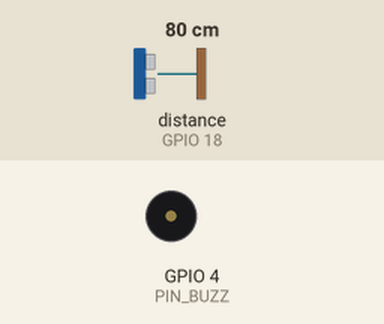
Simulated run of this sketch. Board: ESP32. Parts: buzzer (waves = sounding). Wiring (inferred from the names in the program): ultrasonic range finder: trigger GPIO 25; echo GPIO 18. The test bench sets the inputs (shaded band); at power-on: distance to the obstacle (sensor on GPIO 18) 80 cm. The echo pulse lasts 58.3 µs per cm; what the sketch prints to the serial monitor is not drawn.

Above: at 1.4 s.
1.5 s: distance to the obstacle (sensor on GPIO 18) set to 7 cm
At 1.64 s:
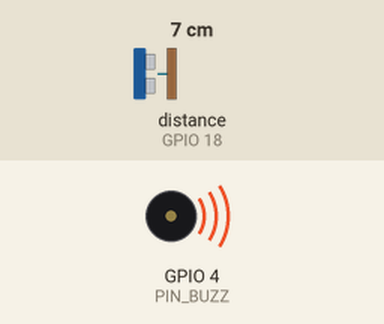
4.5 s: distance to the obstacle (sensor on GPIO 18) set to 4 cm
At 4.79 s:
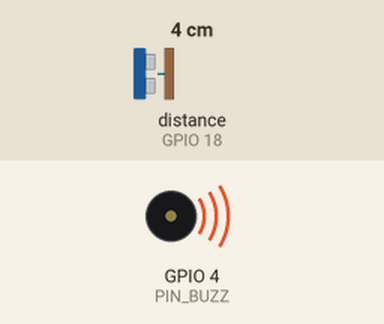
7.5 s: distance to the obstacle (sensor on GPIO 18) set to 95 cm
At 8.1 s:
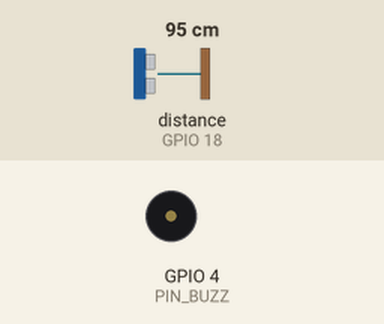
10.5 s: distance to the obstacle (sensor on GPIO 18) set to 105 cm
At 11.2 s:
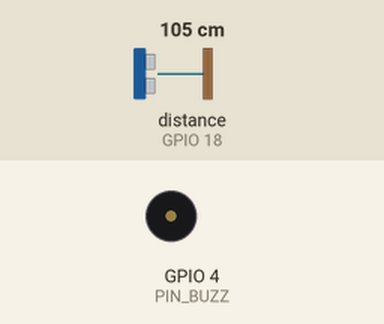
13.0 s: distance to the obstacle (sensor on GPIO 18) set to 2 cm
At 13.77 s:
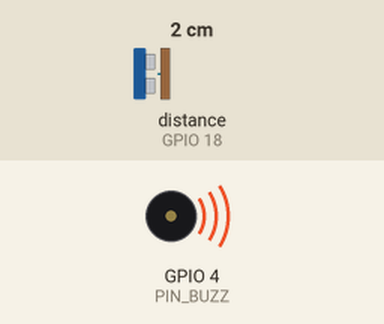
16.0 s: distance to the obstacle (sensor on GPIO 18) set to 120 cm
At 16.5 s:
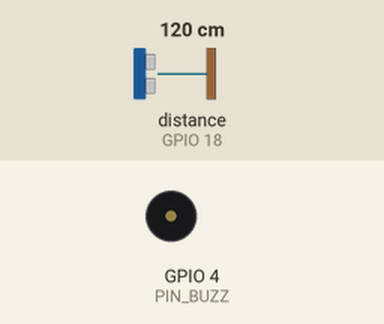
Timing chart, 0 to 18.5 s (numbered marks = the images above; inputs shaded):
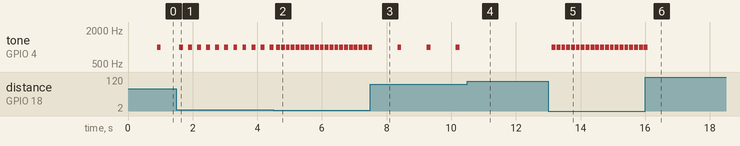

The sketch:

11_obstacle_warning.ino
```cpp
/*
 * ============================================================
 *  H6 · 系统整合 1/3：避障分级（超声波 + 蜂鸣器）
 * ------------------------------------------------------------
 *  接线（与整机自检一致）：
 *    超声波  VCC→3V3   GND→GND   Trig→GPIO25   Echo→GPIO18
 *    蜂鸣器  VCC→3V3   GND→GND   I/O →GPIO4
 *
 *  功能：
 *    1. 每 60ms 测一次距离，3 帧取中值，过滤单帧毛刺；
 *    2. 按距离分 5 档，越近蜂鸣器节奏越快；
 *    3. 全程用 millis() 非阻塞，不用 delay() 卡住主循环，
 *       以后加跌倒检测、语音、MQTT 时不会互相耽误。
 *
 *  串口 115200，每 0.5 秒打印一次当前距离和档位。
 * ============================================================
 */

// ---------------------- 引脚 ----------------------
const int PIN_TRIG = 25;
const int PIN_ECHO = 18;
const int PIN_BUZZ = 4;

// ---------------------- 测距 ----------------------
unsigned long lastMeasure = 0;
const int MEASURE_GAP = 60;          // 两次测距间隔 60ms

long samples[3] = { -1, -1, -1 };    // 最近 3 次距离
int sampleIdx = 0;
long distCM = -1;                    // 中值距离

// ---------------------- 蜂鸣器节奏 ----------------------
// 五档：0 安静 / 1~4 节奏逐档加快
int level = 0;
int beepInterval = 0;                // 相邻两声"开始"的间隔
const int BEEP_ON = 120;             // 每声持续 120ms

bool buzzing = false;                // 当前是否正在响
unsigned long beepStart = 0;         // 这一声开始的时刻
unsigned long lastBeep = 0;          // 上一声开始的时刻

// ---------------------- 串口打印 ----------------------
unsigned long lastPrint = 0;

// ============================================================
void setup() {
  Serial.begin(115200);
  delay(200);

  pinMode(PIN_TRIG, OUTPUT);
  pinMode(PIN_ECHO, INPUT);
  pinMode(PIN_BUZZ, OUTPUT);
  digitalWrite(PIN_TRIG, LOW);
  noTone(PIN_BUZZ);

  Serial.println();
  Serial.println("===== 避障分级启动 =====");
  Serial.println("档位：>100 安静 | 50~100 慢 | 20~50 中 | 5~20 快 | <5 急促");
  Serial.println();
}

// ============================================================
void loop() {
  unsigned long now = millis();

  // ---------- 1. 定时测距 ----------
  if (now - lastMeasure >= MEASURE_GAP) {
    lastMeasure = now;
    long cm = readCM();
    if (cm > 0) {                       // 无回波的帧不更新，保留旧值
      samples[sampleIdx] = cm;
      sampleIdx = (sampleIdx + 1) % 3;
      distCM = median3(samples[0], samples[1], samples[2]);
    }
  }

  // ---------- 2. 距离 → 档位 ----------
  if (distCM < 0) {
    level = 0;                          // 还没拿到有效数据，先安静
  } else if (distCM > 100) {
    level = 0;
  } else if (distCM > 50) {
    level = 1;
  } else if (distCM > 20) {
    level = 2;
  } else if (distCM > 5) {
    level = 3;
  } else {
    level = 4;
  }

  // 每档对应两声之间的间隔（毫秒）
  if (level == 0)      beepInterval = 0;
  else if (level == 1) beepInterval = 900;
  else if (level == 2) beepInterval = 550;
  else if (level == 3) beepInterval = 280;
  else                 beepInterval = 150;

  // ---------- 3. 非阻塞蜂鸣器 ----------
  if (level == 0) {
    noTone(PIN_BUZZ);                   // 安全距离，完全安静
    buzzing = false;
  } else {
    if (!buzzing && now - lastBeep >= beepInterval) {
      tone(PIN_BUZZ, 1000);            // 开始响一声
      buzzing = true;
      beepStart = now;
      lastBeep = now;
    }
    if (buzzing && now - beepStart >= BEEP_ON) {
      noTone(PIN_BUZZ);                 // 响够 120ms 就停
      buzzing = false;
    }
  }

  // ---------- 4. 串口打印（每 0.5 秒） ----------
  if (now - lastPrint >= 500) {
    lastPrint = now;
    Serial.print("距离: ");
    if (distCM < 0) Serial.print("--");
    else            Serial.print(distCM);
    Serial.print(" cm | 档位: ");
    Serial.print(level);
    if (level == 0) Serial.println("（安静）");
    else if (level == 4) Serial.println("（急促，危险）");
    else Serial.println();
  }
}

// ============================================================
// 读一次距离，返回厘米；无回波返回 -1
// ============================================================
long readCM() {
  digitalWrite(PIN_TRIG, LOW);
  delayMicroseconds(2);
  digitalWrite(PIN_TRIG, HIGH);
  delayMicroseconds(10);
  digitalWrite(PIN_TRIG, LOW);

  long d = pulseIn(PIN_ECHO, HIGH, 30000);
  if (d == 0) return -1;
  return d / 58;                        // 每厘米约 58us
}

// ============================================================
// 三数取中值（先排序再取中间）
// ============================================================
long median3(long a, long b, long c) {
  if (a > b) { long t = a; a = b; b = t; }
  if (b > c) { long t = b; b = c; c = t; }
  if (a > b) { long t = a; a = b; b = t; }
  return b;
}
```

Measured:
- the behaviour switches between 6 and 5 cm on distance to the obstacle (sensor on GPIO 18) (found by bisection; images 1 and 2)
- the behaviour switches between 100 and 101 cm on distance to the obstacle (sensor on GPIO 18) (found by bisection; images 3 and 4)
- after the input at 1.5 s, tone on GPIO 4 (PIN_BUZZ): alternates 1000 Hz for 0.12 s and silent for 0.16 s, starting after 0.09 s
- after the input at 4.5 s, tone on GPIO 4 (PIN_BUZZ): alternates 1000 Hz for 0.12 s and silent for 0.03 s, starting after 0.09 s
- after the input at 7.5 s, tone on GPIO 4 (PIN_BUZZ): alternates 1000 Hz for 0.12 s and silent for 0.78 s, starting after 0.84 s
- after the input at 10.5 s, tone on GPIO 4 (PIN_BUZZ): stops changing and stays silent
- after the input at 13.0 s, tone on GPIO 4 (PIN_BUZZ): alternates 1000 Hz for 0.12 s and silent for 0.03 s, starting after 0.11 s
- after the input at 16.0 s, tone on GPIO 4 (PIN_BUZZ): goes on until 16.1 s, then stays silent
